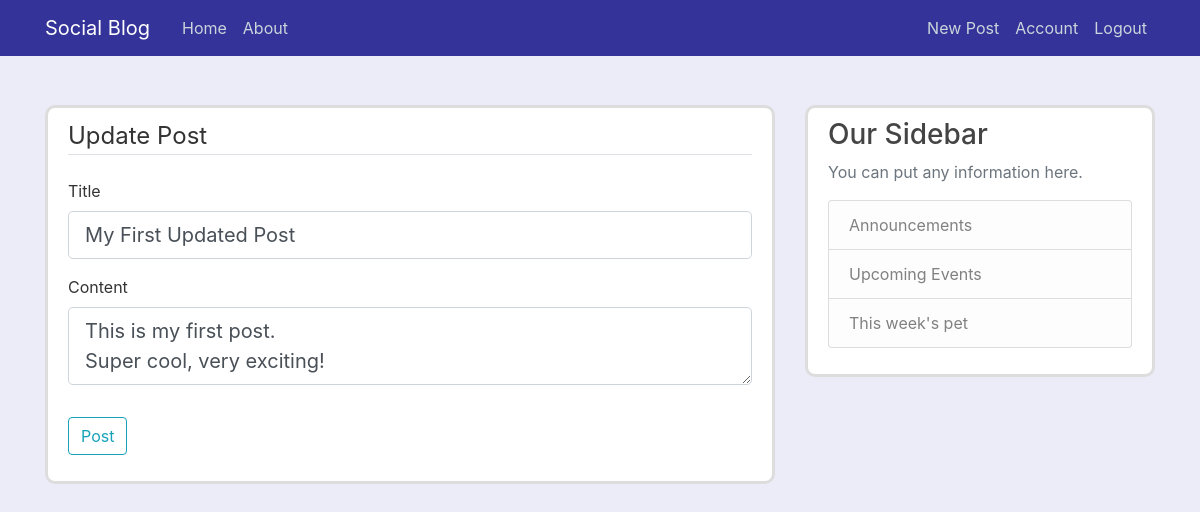
Page /post/1/update (signed in) on the earlier database version.
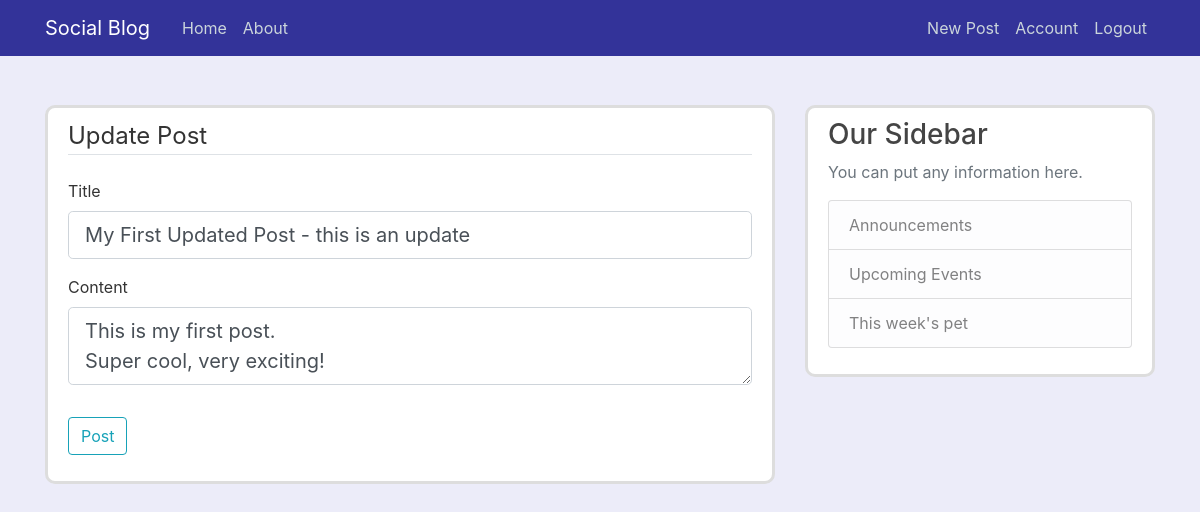
Same page on the later database version.
### socialblog/model.py (models this page shows, shortened)
class Post(db.Model):
    id = db.Column(db.Integer, primary_key=True)
    title = db.Column(db.String(100), nullable=False)
    date_posted = db.Column(db.DateTime, nullable=False,
                            default=datetime.utcnow)
    content = db.Column(db.Text, nullable=False)
    user_id = db.Column(db.Integer, db.ForeignKey('user.id'), nullable=False)

### socialblog/routes.py (the view)
@app.route("/post/<int:post_id>/update", methods=['GET', 'POST'])
@login_required
def update_post(post_id):
    post = Post.query.get_or_404(post_id)
    if post.author != current_user:
        abort(403)
    form = PostForm()
    if form.validate_on_submit():
        post.title = form.title.data
        post.content = form.content.data
        db.session.commit()
        flash('Your post has been updated!', 'success')
        return redirect(url_for('post', post_id=post.id))
    elif request.method == 'GET':
        form.title.data = post.title
        form.content.data = post.content
    return render_template('create_post.html', title='Update Post',
                           form=form, legend='Update Post')

### socialblog/forms.py
class PostForm(FlaskForm):
    title = StringField('Title', validators=[DataRequired()])
    content = TextAreaField('Content', validators=[DataRequired()])
    submit = SubmitField('Post')

### socialblog/model.py (called while the page is built)
@login_manager.user_loader
def load_user(user_id):
    return User.query.get(int(user_id))

### socialblog/templates/create_post.html (shortened to what this page needs)
{% extends "layout.html" %}
{% block content %}
<div class="content-section">
    <form method="POST" action="">
        <fieldset class="form-group">
            <legend class="border-bottom mb-4">{{ legend }}</legend>
            <div class="form-group">
                {{ form.title.label(class="form-control-label") }}
                {% if form.title.errors %}
                {{ form.title(class="form-control form-control-lg is-invalid") }}
                <div class="invalid-feedback">
                    {% for error in form.title.errors %}
                    <span>{{ error }}</span>
                    {% endfor %}
                </div>
                {% else %}
                {{ form.title(class="form-control form-control-lg") }}
                {% endif %}
            </div>
            <div class="form-group">
                {{ form.content.label(class="form-control-label") }}
                {% if form.content.errors %}
                {{ form.content(class="form-control form-control-lg is-invalid") }}
                <div class="invalid-feedback">
                    {% for error in form.content.errors %}
                    <span>{{ error }}</span>
                    {% endfor %}
                </div>
                {% else %}
                {{ form.content(class="form-control form-control-lg") }}
                {% endif %}
            </div>
        </fieldset>
        <div class="form-group">
            {{ form.submit(class="btn btn-outline-info") }}
        </div>
    </form>
</div>
{% endblock content %}

Differences in the rows shown:
changed Post "This is my first post. Super cool, very exciting!": title "My First Updated Post" → "My First Updated Post - this is an update"
